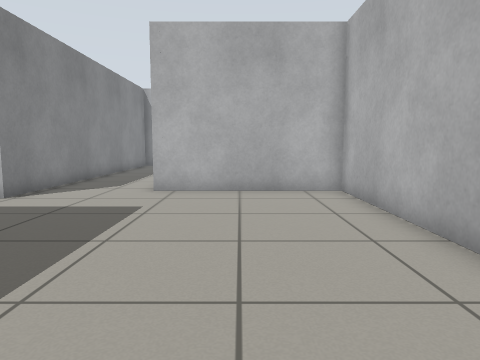
view 1 (above)

16 first-person views from a walk through a world built for the Gazebo simulator. The camera is 0.72 m above the floor, tilts 6° down and sees 70° across. The floor is counted in squares, 0.5 m on a side. Each view is taken from the middle of a square. On the plan, view 1 faces up. The plan holds only what a view shows up to about 15 squares ahead; the rest is blank.

view 2
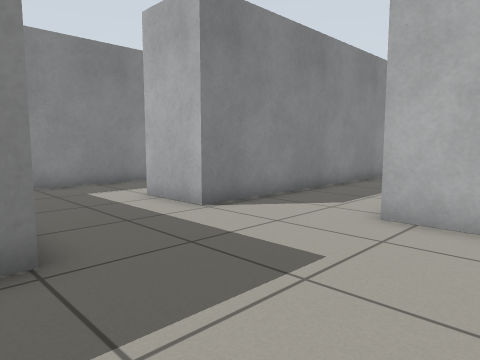

view 3
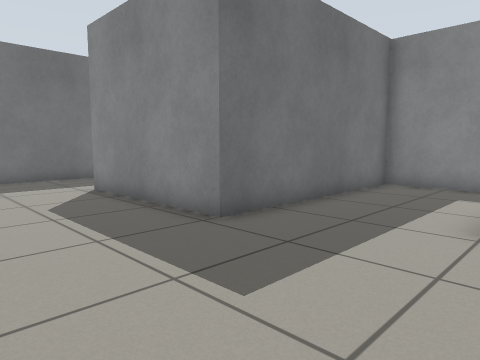

view 4
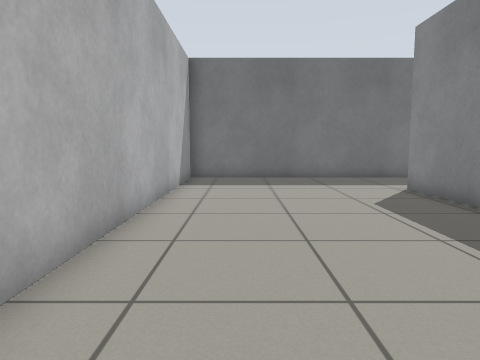

view 5
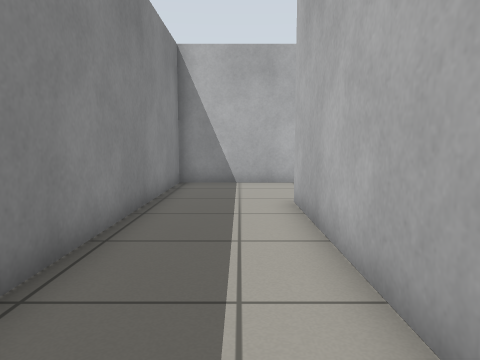

view 6
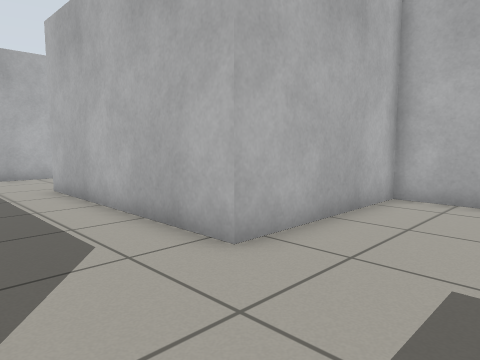

view 7
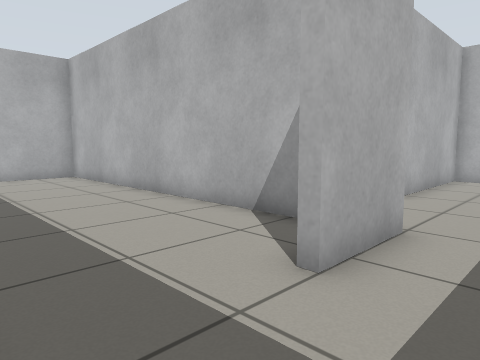

view 8
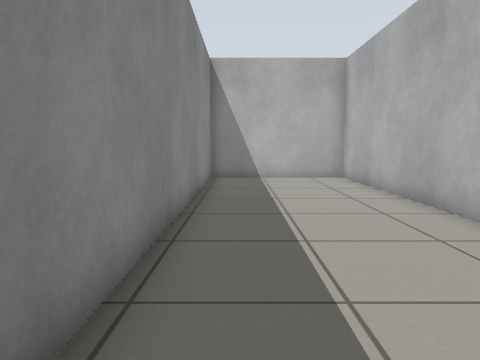

view 9
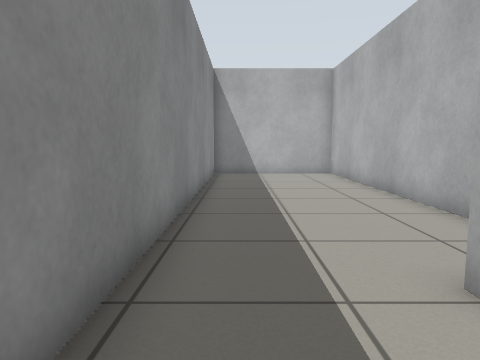

view 10
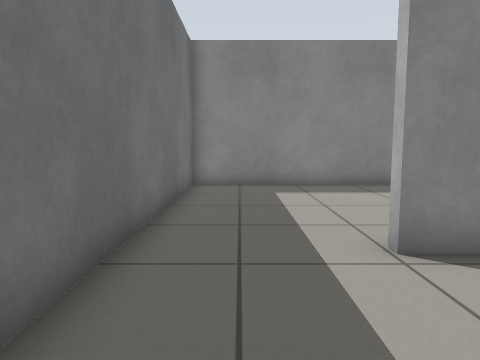

view 11
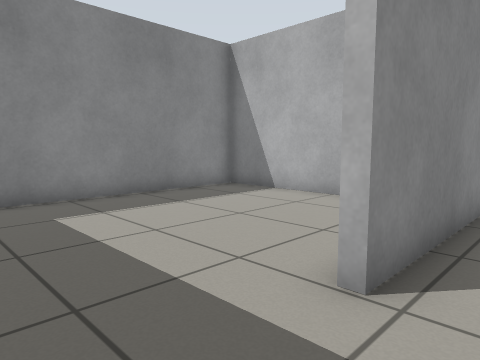

view 12
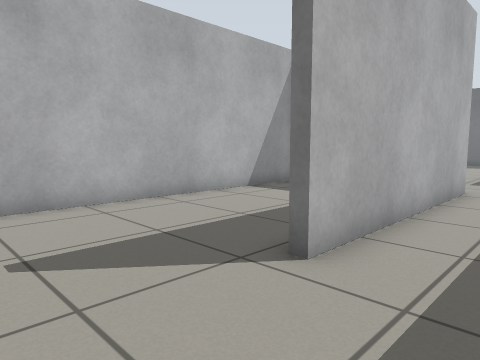

view 13
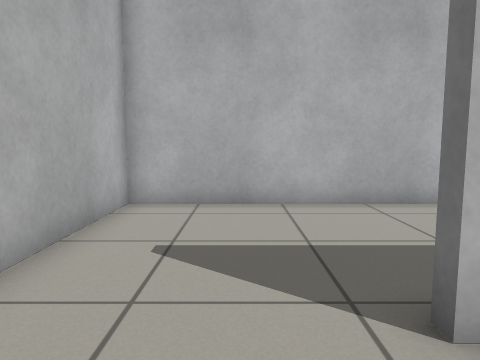

view 14
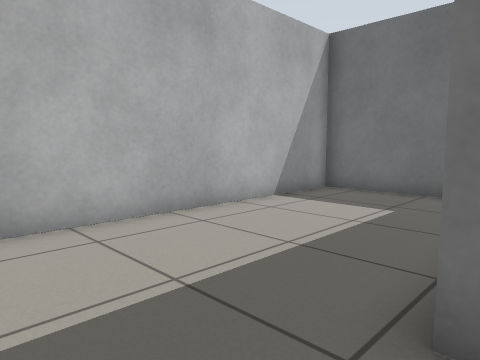

view 15
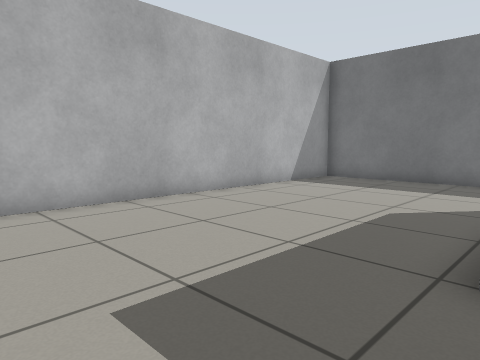

view 16
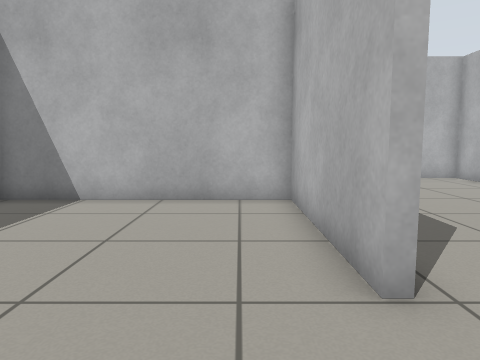

### Floor plan
Points are (right, up) in squares from view 1. A wall is a line through its corners. A room is listed if a view was taken in it or the views show most of it. See-through windows are left out.
Room 1 (views 1, 2, 3, 4, 5, 6, 7, 8, 9, 10, 11, 12, 13, 14, 15)
walls: (-12.3, 9.6) (-12.3, 5.1) (-4.4, 5.1) (-4.4, -0.9); (-4.6, -4.7) (3.1, -4.7) (3.1, 10.5) (-2.7, 10.5) (-2.7, 18.5); (-2.6, 22.7) (-6.3, 22.7) (-6.3, 9) (-8.8, 9) (-8.8, 9.4)
ways out: opening at (-4, -2.5) to room 2; opening at (-10.5, 9) to room 3; opening at (-2, 20.5) to room 4
Room 2 (view 16)
walls: (-4.4, -0.9) (-4.7, -0.9) (-4.7, 4.8) (-12.3, 4.8) (-12.3, -4.7) (-4.6, -4.7)
ways out: opening at (-4, -2.5) to room 1
Room 3 (no view inside)
walls: (-6.6, 10.8) (-6.6, 22.7) (-12.3, 22.7) (-12.3, 9.6)
ways out: opening at (-10.5, 9) to room 1
Room 4 (no view inside)
walls: (-2.7, 18.5) (-2.3, 18.5); (-0.5, 10.8) (3.1, 10.8) (3.1, 22.7) (-2.6, 22.7)
ways out: opening at (-2, 20.5) to room 1

Positions as (right, up) in squares from view 1, and headings:
1: (0, 0), facing up
2: (0, 4), facing up-left
3: (0, 10), facing down-left
4: (1, 10), facing down
5: (-4, 10), facing up
6: (-6, 7), facing up-right
7: (-12, 7), facing up-right
8: (-11, 8), facing up
9: (-11, 6), facing up
10: (0, -3), facing left
11: (-3, -4), facing up-left
12: (-5, 22), facing down-right
13: (-5, 20), facing right
14: (-3, 21), facing down-right
15: (-5, 9), facing down-right
16: (-6, -4), facing up
